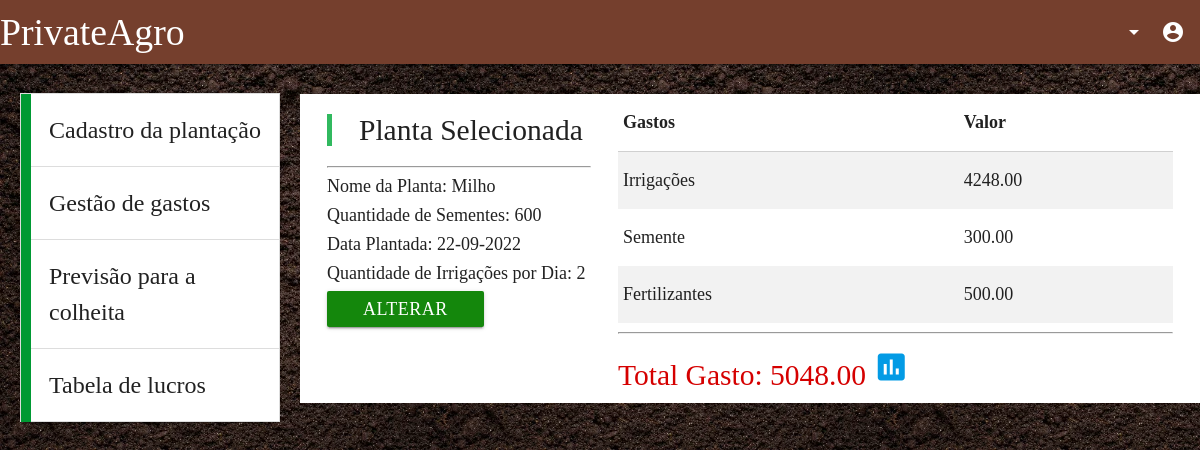
The app's page /tcc/index.php?link=5&id=32&acaoCad=recuperarPlantacao (signed in) with its own data.
### tables this page shows
CREATE TABLE `cadastro` (
  `id` int(11) NOT NULL,
  `id_users` int(11) NOT NULL,
  `nomePlanta` varchar(30) NOT NULL,
  `tipo` varchar(25) NOT NULL,
  `qtdPlantada` int(11) NOT NULL,
  `tempo` int(11) NOT NULL,
  `data_plantada` date NOT NULL DEFAULT current_timestamp(),
  `data_colheita` date DEFAULT NULL,
  `irrigacao` int(11) NOT NULL,
  `p_irrigacao` decimal(6,2) DEFAULT NULL,
  `p_tipo` decimal(6,2) DEFAULT NULL,
  `p_fertilizante` decimal(6,2) DEFAULT NULL,
  `gastos` decimal(6,2) DEFAULT NULL
);

### controller/cadastro.controller.php (called while the page is built, shortened)
<?php
    require_once '../conexao/conexao.php';
    require_once '../service/cadastro.service.php';
    @$acaoCad = isset($_GET['acaoCad'])?$_GET['acaoCad']:$acaoCad;
    @$id = $_GET['id'];
    if ($acaoCad == "inserir")
    {
        session_start();
        $id_users = $_SESSION['id'];
        $cadastro = new Cadastro();
        $cadastro->__set('id_users',$id_users);
        $cadastro->__set('nomePlanta',$_POST['nomePlanta']);
        $cadastro->__set('tipo',$_POST['tipo']);
        $cadastro->__set('qtdPlantada',$_POST['qtdPlantada']);
        $cadastro->__set('tempo',$_POST['tempo']);
        $cadastro->__set('irrigacao',$_POST['irrigacao']);
        $conexao = new Conexao();
        $cadastroService = new CadastroService($cadastro, $conexao);
        $cadastroService->inserir();
        header("location: ../tcc/index.php");
    } elseif ($acaoCad == "recuperarPlantacao")
    {
        $cadastro = new Cadastro();
        $conexao = new Conexao();
        $cadastroService = new CadastroService($cadastro, $conexao);
        $cadastro = $cadastroService->recuperarPlantacao($id);
    } elseif ($acaoCad == "excluir")
    {
        $cadastro = new Cadastro();
        $conexao = new Conexao();
        $cadastroService = new CadastroService($cadastro, $conexao);
        $cadastroService->excluir($id);
        header("location: ../tcc/index.php?link=3&acaoCad=recuperar");
    } elseif ($acaoCad == "recuperar")
    {
        $cadastro = new Cadastro();
        $conexao = new Conexao();
        $id_users = $_SESSION['id'];
        $cadastroService = new CadastroService($cadastro, $conexao);
        $cadastro = $cadastroService->recuperar($id_users);
    }
?>

### conexao/conexao.php (called while the page is built, shortened)
<?php
	class Conexao{
		private $host = 'localhost';
		private $dbname = 'privateagro';
		private $user = 'root';
		private $senha = '';
		public function conectar(){
			try{
				$conexao = new PDO(
				"mysql:host=$this->host;dbname=$this->dbname",
				"$this->user",
				"$this->senha",
				);
				return $conexao;
			}catch(PDOException $e){
				echo $e->getMessage();
			}
		}
	}
?>

### service/cadastro.service.php (called while the page is built, shortened)
<?php
    class CadastroService {
        private $conexao;
        public function __construct(Cadastro $cadastro, Conexao $conexao)
        {
            $this->conexao = $conexao->conectar();
        }
        public function recuperarPlantacao($id)
        {
            $query = "SELECT * FROM cadastro WHERE id = :id";
            $stmt = $this->conexao->prepare($query);
            $stmt->bindValue('id', $id);
            $stmt->execute();
            return $stmt->fetchAll(PDO::FETCH_OBJ);
        }
    }
?>

### tcc/gestao_plantacao.php (the view, shortened to what this page needs)
<?php
    require_once "../controller/cadastro.controller.php";
    foreach($cadastro as $indice => $cadastro){
      $id=$cadastro->id;
      $nomePlanta=$cadastro->nomePlanta;
      $tipo=$cadastro->tipo;
      $qtdPlantada=$cadastro->qtdPlantada;
      $data_plantada=$cadastro->data_plantada;
      $irrigacao=$cadastro->irrigacao;
      $p_irrigacao=$cadastro->p_irrigacao;
      $p_tipo=$cadastro->p_tipo;
      $p_fertilizante=$cadastro->p_fertilizante;
      $gastos=$cadastro->gastos;
    }
    $data = new DateTime($data_plantada);
?>
<!DOCTYPE html>
<html lang="pt-br">
<head>
</head>
<body>
      <div class="list col l4 m6 s12">
      <h5><blockquote>Planta Selecionada</blockquote></h5>
      <hr>
        <h6>Nome da Planta: <?php echo $nomePlanta;?></h6>
        <h6>Quantidade de <?php if (strtolower($tipo) == "semente") echo "Sementes"; else echo "Mudas";?>: <?php echo $qtdPlantada;?></h6>
        <h6>Data Plantada: <?php echo $data->format('d-m-Y');?></h6>
        <h6>Quantidade de Irrigações por Dia: <?php echo $irrigacao;?></h6>
        <?php
          if (!isset($p_irrigacao)) {
?>          <a class="waves-effect waves-light btn" href="index.php?link=7&id=<?php echo $id;?>&acaoCad=recuperarPlantacao">Inserir</a> <?php
          } else {
?>          <a class="waves-effect waves-light btn" href="index.php?link=7&id=<?php echo $id;?>&acaoCad=recuperarPlantacao">Alterar</a> <?php
          }
        ?>
      </div>
    <?php
      if (isset($p_irrigacao))
      {?>
        <div class="table col l8 m6 s12">
        <table class = "striped">
          <thead>
            <tr>
                <th>Gastos</th>
                <th>       </th>
                <th>Valor</th>
            </tr>
          </thead>
          <tbody>
            <tr>
              <td>Irrigações</td>
              <td></td>
              <td><?php echo $p_irrigacao;?></td>
            </tr>
            <tr>
              <td><?php echo $tipo;?></td>
              <td></td>
              <td><?php echo $p_tipo;?></td>
            </tr>
            <tr>
              <td>Fertilizantes</td>
              <td></td>
              <td><?php echo $p_fertilizante;?></td>
            </tr>
          </tbody>
        </table>
        <hr>
        <h5 class='red-text text-accent-4'>Total Gasto: <?php echo $gastos; ?>
          <a href="../phplot/bars-center-label3.php?valor_irrigacao=<?php echo $p_irrigacao; ?>&valor_tipo=<?php echo $p_tipo; ?>&valor_fertilizante=<?php echo $p_fertilizante; ?>" target="__blank" rel="noopener noreferrer" >
          <i class="small material-icons">insert_chart</i>
          </a>
        </h5>
      </div>
      </div><?php
      }
    ?>
</body>
</html>

### tcc/css/index_tcc.css (style rules this page uses)
html, body { font-family: "light italic"; font-size: 18px; }
.btn { background-color: #009933; }
blockquote { border-left: 5px solid #31B95F; }
.btn { background-color: #14870c; }

### tcc/index.php (style rules this page uses)
html, body { font-family: "light italic"; font-size: 18px; }
.btn { background-color: #009933; }
blockquote { border-left: 5px solid #31B95F; }
.btn { background-color: #14870c; }

### records on screen
cadastro: nomePlanta "Milho", qtdPlantada "600", data_plantada "22-09-2022", irrigacao "2", p_irrigacao "4248.00", tipo "Semente", p_tipo "300.00", p_fertilizante "500.00", gastos "5048.00"
